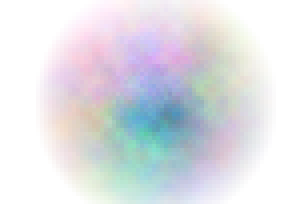
#> input picture tests/assets/corpus/src/odd_alpha.png, 77 x 51 px, given in place of photo.png, which was not available (shown 4 times larger)
$ python gif_reference.py
#> lines starting #> are read from the running program, lines starting #| are printed output that depends on the picture; pictures that were not available may be replaced by others from this repository, and a replacement may not be noted
#!/usr/bin/env python3
"""Pillow references for the GIF encoder's color quantization: tests/assets/gif_quantize_reference.json.

For each opaque source and color count it stores the palette and SHA-256 hashes of the palette indices and of
the resulting RGBA pixels of
* Image.quantize(colors, method=MEDIANCUT)            (median cut, the default for RGB images)
* Image.quantize(colors, method=FASTOCTREE)           (fast octree)
* Image.quantize(palette=<median cut>, dither=FLOYDSTEINBERG)   (error diffusion against a fixed palette)

Run with:  python3 -I tests/assets/gif_reference.py
"""
import hashlib
import json
import os

import numpy as np
from PIL import Image

ROOT = os.path.dirname(os.path.abspath(__file__))
SRC = os.path.join(ROOT, "corpus", "src")
SOURCES = ["photo", "photo_odd", "graphic", "wide", "thin", "odd_alpha", "many_colors"]
COLORS = [2, 3, 16, 64, 200, 255, 256]


def many_colors():
    """More than 65536 distinct colors, so median cut rescales its pixel hash (same formula in QuantizationTests)."""
    y, x = np.mgrid[0:300, 0:512].astype(np.int64)
    rgb = np.stack([x & 255, y & 255, ((x >> 8) * 128 + x * y) & 255], axis=-1).astype(np.uint8)
    return Image.fromarray(rgb, "RGB")


def load(name):
#> called with name = 'photo'
    if name == "many_colors":
        return many_colors()
    return Image.open(os.path.join(SRC, name + ".png")).convert("RGB")
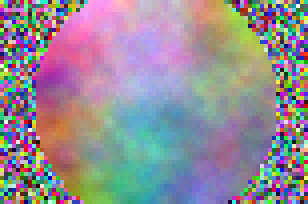
#> returned value: PIL image 77x51 RGB (shown 4 times larger); mean R, G, B 147.7, 140.5, 150.1


def entry(q):
    palette = q.getpalette("RGB")
    return {"palette": list(palette), "sha256": hashlib.sha256(q.tobytes()).hexdigest(),
            "rgbaSha256": hashlib.sha256(q.convert("RGBA").tobytes()).hexdigest()}


def main():
    refs = {}
    for name in SOURCES:
        im = load(name)
        for colors in COLORS:
            median = im.quantize(colors, method=Image.Quantize.MEDIANCUT)
            refs[f"{name}/mediancut/{colors}"] = entry(median)
            refs[f"{name}/octree/{colors}"] = entry(im.quantize(colors, method=Image.Quantize.FASTOCTREE))
            refs[f"{name}/dither/{colors}"] = entry(im.quantize(palette=median, dither=Image.Dither.FLOYDSTEINBERG))
#> this loop made 7 passes
#> pass 1, in main, `median = im.quantize(colors, method=Image.Quantize.MEDIANCUT)`:
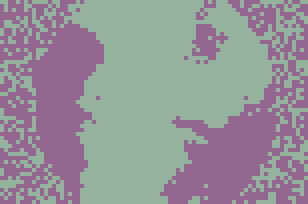
#> median: PIL image 77x51 P (shown 4 times larger); mean R, G, B 147.6, 145.6, 151.4
#> pass 2, in main, `median = im.quantize(colors, method=Image.Quantize.MEDIANCUT)`:
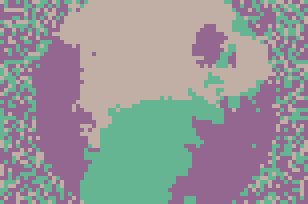
#> median: PIL image 77x51 P (shown 4 times larger); mean R, G, B 149.1, 149.1, 152.1
#> pass 3, in main, `median = im.quantize(colors, method=Image.Quantize.MEDIANCUT)`:
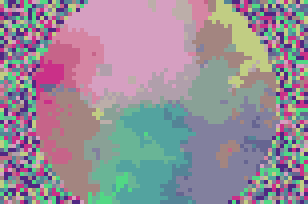
#> median: PIL image 77x51 P (shown 4 times larger); mean R, G, B 151.1, 141.1, 152.3
#> after the loop:
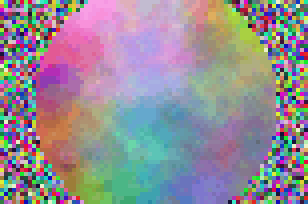
#> median: PIL image 77x51 P (shown 4 times larger); mean R, G, B 147.7, 140.7, 150.4
#> after the loop, refs = 21 items
#> pass 2 of the loop in main, `for name in SOURCES:`:
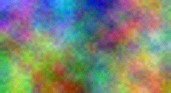
#> input picture tests/assets/corpus/src/photo_odd.png, 171 x 93 px
#> in load, returned value is the input picture: PIL image 171x93 RGB; mean R, G, B 124.2, 134.3, 117.4
#> the loop in main, `for colors in COLORS:` made 7 passes
#> pass 1, in main, `median = im.quantize(colors, method=Image.Quantize.MEDIANCUT)`:
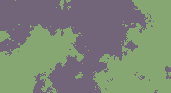
#> median: PIL image 171x93 P; mean R, G, B 124.2, 134.2, 117.4
#> after the loop in main, `for colors in COLORS:`:
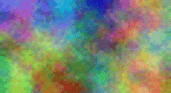
#> median: PIL image 171x93 P; mean R, G, B 124.1, 134.1, 117.3
#> after the loop in main, `for colors in COLORS:`: refs = 42 items
#> pass 3 of the loop in main, `for name in SOURCES:`:
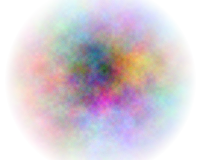
#> input picture tests/assets/corpus/src/photo_alpha.png, 200 x 160 px, given in place of graphic.png, which was not available
#> the loop in main, `for colors in COLORS:` made 7 passes
#> pass 1, in main, `median = im.quantize(colors, method=Image.Quantize.MEDIANCUT)`:
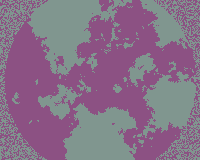
#> median: PIL image 200x160 P; mean R, G, B 134.6, 112.1, 136.4
#> after the loop in main, `for colors in COLORS:`:
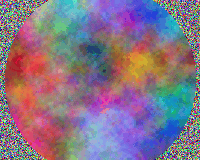
#> median: PIL image 200x160 P; mean R, G, B 133.7, 115.6, 136.8
#> after the loop in main, `for colors in COLORS:`: refs = 63 items
#> the loop made 7 passes; the first 3 are shown
    with open(os.path.join(ROOT, "gif_quantize_reference.json"), "w") as f:
        json.dump(refs, f, indent=1)
    print(f"gif_quantize_reference.json: {len(refs)} entries")
#| gif_quantize_reference.json: 147 entries


if __name__ == "__main__":
    main()
